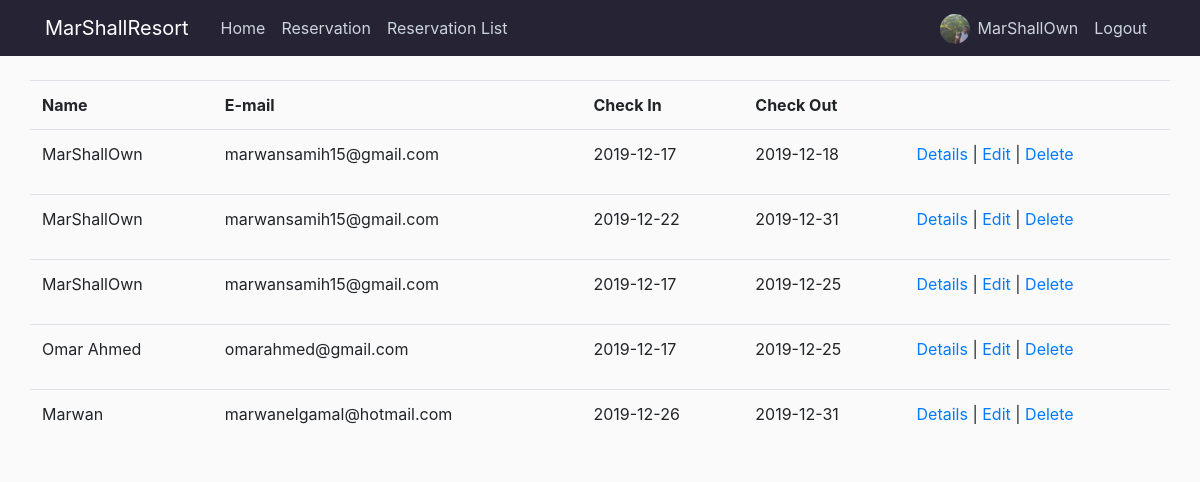
The page /reservation_list (signed in) on the database as committed earlier.
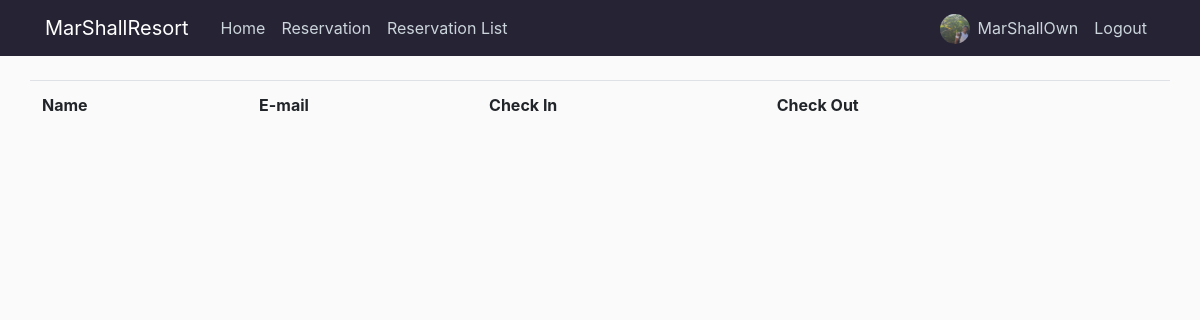
The same page on the database as committed later.
### app/models.py (models this page shows, shortened)
class Reservation(db.Model):
    id = db.Column(db.Integer, primary_key=True)
    name = db.Column(db.String(100),nullable=False)
    email = db.Column(db.String(120), nullable=False)
    NationalID = db.Column(db.Integer)
    room = db.Column(db.String(10),nullable=False)
    adults = db.Column(db.String(10),nullable=False)
    children = db.Column(db.String(10),nullable=False)
    checkin = db.Column(db.Date, nullable=False)
    checkout = db.Column(db.Date, nullable=False)
    gender = db.Column(db.String(10))
    birthdate = db.Column(db.Date)
    date_posted = db.Column(db.DateTime, nullable=False, default= datetime.now)
    user_id = db.Column(db.Integer, db.ForeignKey('user.id'), nullable=True)

### app/routes.py (the view)
@app.route('/reservation_list')
@login_required
def reservation_list():
    if current_user.role == 'Admin':
        reservations = Reservation.query.order_by(Reservation.date_posted.desc()).all()
        return render_template('reservation_list.html', reservations=reservations)
    else:
        flash('You need to be admin to view this page.','danger')
        return redirect(url_for('home'))

### app/models.py (called while the page is built)
@login_manager.user_loader
def load_user(user_id):
    return User.query.get(int(user_id))

### app/templates/reservation_list.html
{% extends "layout.html" %}
{% block content %}
<div class='row'>
<table class="table col-md-12">
  <tr>
      <th>
          Name
      </th>
      <th>
          E-mail
      </th>
      <th>
          Check In
      </th>
      <th>
          Check Out
      </th>
      <th></th>
  </tr>
{% for guest in reservations %}
  <tr>
      <td>
          <p>{{guest.name}}</p>
      </td>
      <td>
          <p>{{guest.email}}</p>
      </td>
      <td>
          <p>{{guest.checkin}}</p>
      </td>
      <td>
            <p>{{guest.checkout}}</p>
        </td>
      <td>
        <a href="{{ url_for('reservation_show', guest_id=guest.id) }}">Details</a> |
        <a href="{{ url_for('update_reservation', guest_id=guest.id) }}">Edit</a> |
        <a href="{{ url_for('delete_reservation', guest_id=guest.id) }}">Delete</a>
      </td>
  </tr>
{% endfor %}
</table>
</div>
{% endblock content %}

Rows that differ between the two databases and show on the page:
removed Reservation: name "MarShallOwn", email "marwansamih15@gmail.com", checkin "2019-12-17", checkout "2019-12-18"
removed Reservation: name "MarShallOwn", email "marwansamih15@gmail.com", checkin "2019-12-22", checkout "2019-12-31"
removed Reservation: name "MarShallOwn", email "marwansamih15@gmail.com", checkin "2019-12-17", checkout "2019-12-25"
removed Reservation: name "Omar Ahmed", email "omarahmed@gmail.com", checkin "2019-12-17", checkout "2019-12-25"
removed Reservation: name "Marwan", email "marwanelgamal@hotmail.com", checkin "2019-12-26", checkout "2019-12-31"
